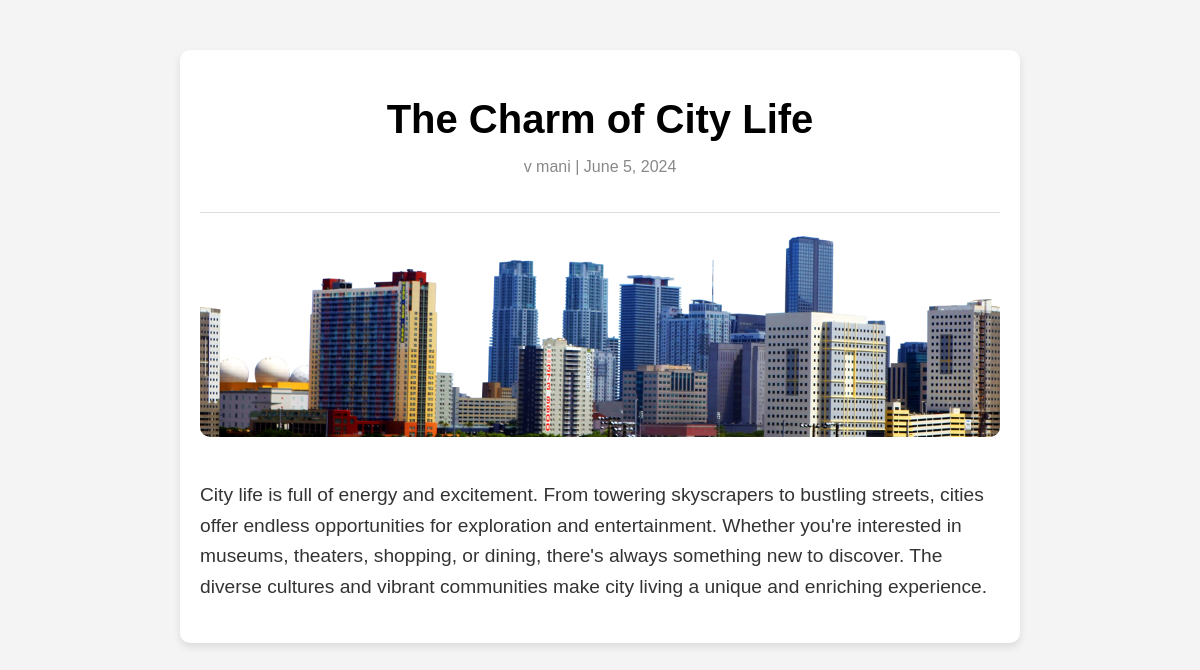
Screenshot of /posts/the-charm-of-city-life with the database file from the repository.
### blog/models.py (models this page shows)
class Post(models.Model):
    title=models.CharField(max_length=50)
    tag=models.ManyToManyField(Tag)
    author=models.ForeignKey(Author,on_delete=models.CASCADE)
    image=models.ImageField(upload_to='photos', height_field=None, width_field=None, max_length=None)
    date=models.DateField(auto_now=False, auto_now_add=False)
    content=models.TextField()
    slug=models.SlugField()
    def __str__(self):
        return self.title

class Author(models.Model):
    first_name=models.CharField(max_length=50)
    last_name=models.CharField(max_length=50)
    def name(self):
        return f'{self.first_name} {self.last_name}'
    def __str__(self) -> str:
        return self.name()

### blog/views.py (the view)
# urls.py: path('posts/<slug:slug>',views.post_details,name='post_details'),
def post_details(request,slug):
    post=Post.objects.get(slug=slug)
    print(post)
    return render(request,'blog.html',{'post':post})

### blog/templates/blog.html (shortened to what this page needs)
{% load static %}
<!DOCTYPE html>
<html lang="en">
<head>
    <link rel="stylesheet" href={% static "blog.css" %}>
</head>
<body>
    <div class="blog-container">
        <div class="blog-header">
            <h1 class="blog-title">{{post.title}}</h1>
            <p class="blog-meta">{{post.author}} | {{post.date}}</p>
        </div>
        <div class="blog-image">
            <img src={{post.image.url}} alt="Mountains">
        </div>
        <div class="blog-content">
            <p>
                {{post.content}}
            </p>
        </div>
    </div>
</body>
</html>

### blog/static/blog.css (style rules this page uses)
body { font-family: 'Arial', sans-serif; margin: 0; padding: 0; background-color: #f4f4f4; }
.blog-container { width: 90%; max-width: 800px; margin: 50px auto; background-color: white; border-radius: 10px; box-shadow: 0 4px 8px rgba(0,0,0,0.1); padding: 20px; }
.blog-header { text-align: center; border-bottom: 1px solid #ddd; padding-bottom: 20px; }
.blog-title { font-size: 2.5em; margin-bottom: 10px; }
.blog-meta { font-size: 1em; color: #888; }
.blog-image img { width: 100%; height: auto; border-radius: 10px; margin: 20px 0; }
.blog-content { font-size: 1.2em; line-height: 1.6; color: #333; }
.blog-content p { margin-bottom: 20px; }

### rows the page displays
Post: title "The Charm of City Life", author "v mani", date "June 5, 2024", image (picture), content "City life is full of energy and excitement. From towering skyscrapers to bustling streets, cities offer endless opportunities for exploration and entertainment. Whether you're interested in museums, theaters, shopping, or dining, there's always something new to discover. The diverse cultures and vibrant communities make city living a unique and enriching experience."
